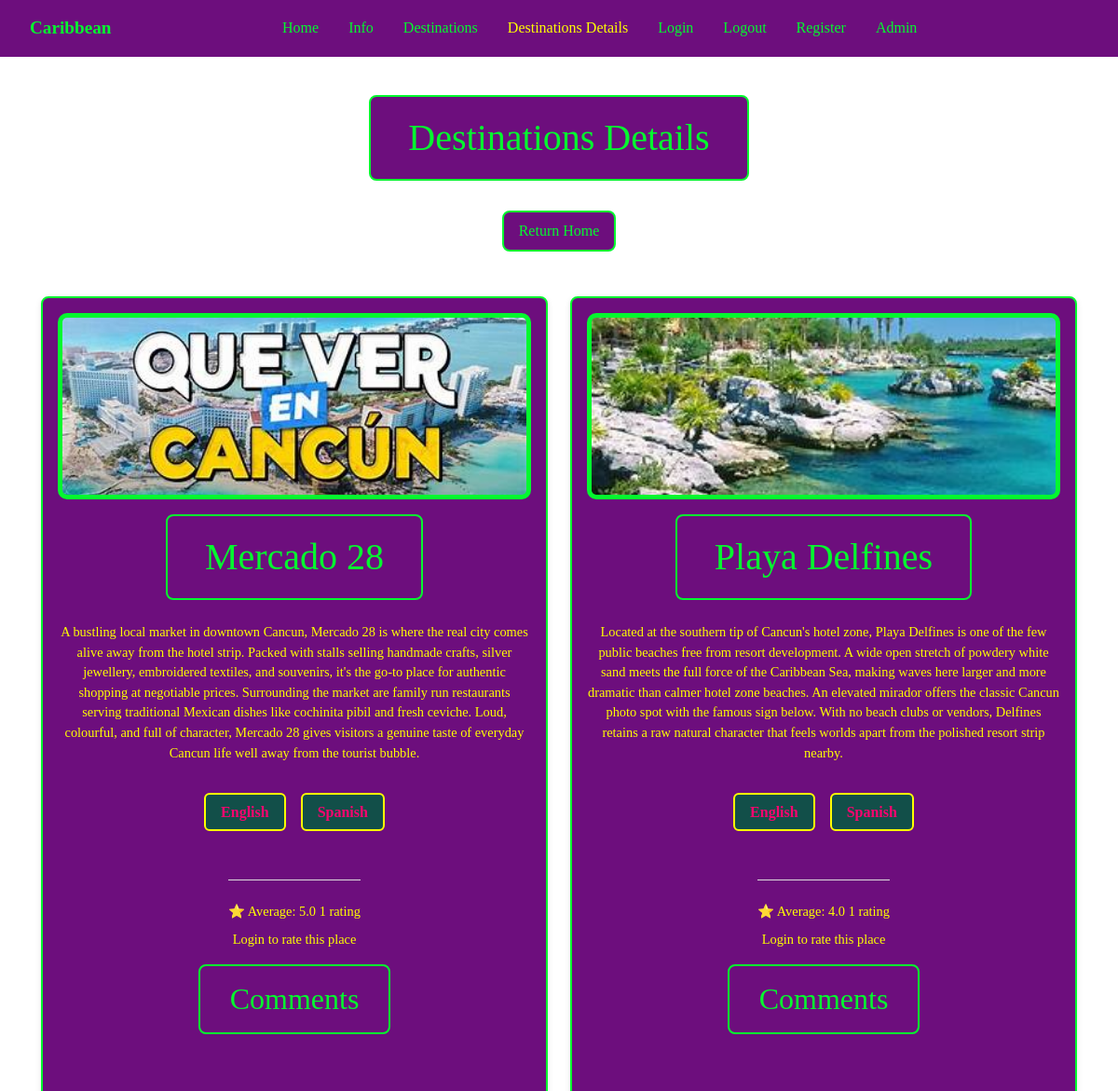
The app's page /destinations-details/2/ (upper part), older data.
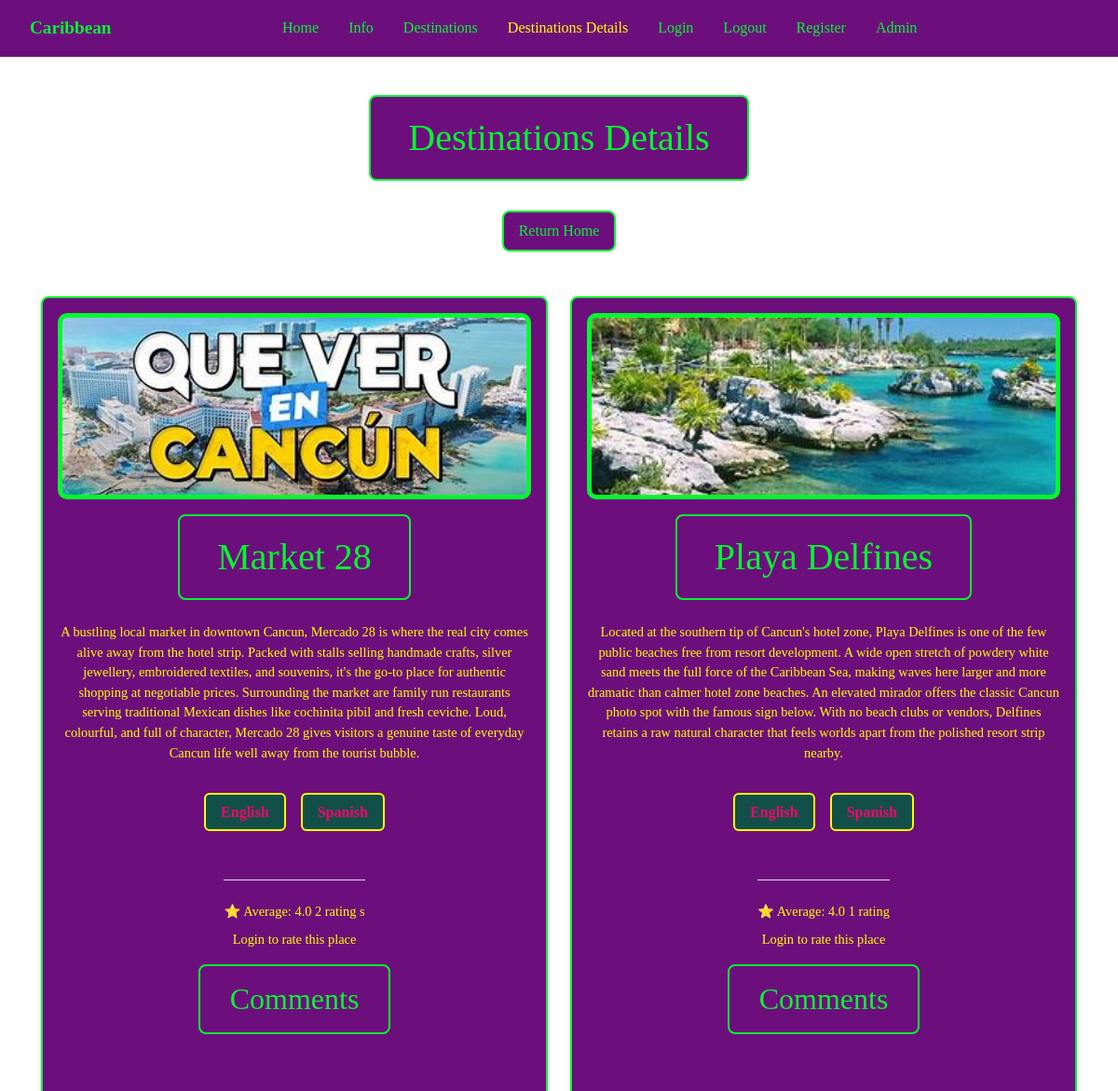
The same page, newer data.
### caribbean_tours/models.py (models this page shows, shortened)
class Places(models.Model):
    card = models.ForeignKey(CardText,
                             on_delete=models.CASCADE, null=True, blank=True)
    destinations = models.CharField(max_length=50)
    content = models.TextField()
    image_name = models.CharField(
        max_length=100,
        help_text="Enter file name (eg Cancun).",
        default="default.jpg",
        blank=True
    )
    class Meta:
        verbose_name = 'Place'
        verbose_name_plural = 'Places'

### caribbean_tours/views.py (the view, shortened to what this page needs)
def destinations_details(request, pk):
    card = get_object_or_404(CardText, id=pk)
    places = Places.objects.filter(card=card)
    language = get_language(request)
    place_translations = Translation.objects.filter(
        place__in=places,
        language=language
    )
    translations_by_place = {t.place_id: t for t in place_translations}
    form = CommentForm(request.POST or None)
    comments = Comment.objects.filter(places__card=card).order_by('created_at')
    ratings_by_place = {}
    for p in places:
        avg = p.ratings.aggregate(avg=Avg('rating'))['avg']
        count = p.ratings.count()
        user_rating = None
        if request.user.is_authenticated:
            user_rating = Rating.objects.filter(
                place=p, user=request.user
            ).first()
        ratings_by_place[p.id] = {
            'average_rating': avg,
            'rating_count': count,
            'user_rating': user_rating
        }
    return render(request,
                  'destinations-details.html',
                  {'active_tab': 'destinations_details',
                   'card': card,
                   'places': places,
                   'comments': comments,
                   'form': form,
                   'translations_by_place': translations_by_place,
                   'language': language,
                   'ratings_by_place': ratings_by_place})

### caribbean_tours/templatetags/custom_tags.py (called while the page is built)
@register.filter
def get_item(dictionary, key):
    return dictionary.get(key)

### caribbean_tours/views.py (called while the page is built)
def get_language(request):
    if 'lang' in request.GET:
        request.session['language'] = request.GET.get('lang')
    return request.session.get('language', 'en')

### caribbean_tours/templates/destinations-details.html (shortened to what this page needs)
{% extends 'base.html' %}
{% load static %}
{% load comment_tags %}
{% load custom_tags %}
{% block content %}
<h1 class="color">Destinations Details</h1>
<p>
    <a class="color-return" href="{% url 'index' %}">Return Home</a>
</p>
<div class="cards-container">
    {% for place in places %}
    <div class="card">
        {% with trans=translations_by_place|get_item:place.id ratings=ratings_by_place|get_item:place.id %}
        <img src="{% static 'images/' %}{{ place.image_name }}" alt="{{ place.destinations }}">
        <h1 class="color">{{ trans.destinations|default:place.destinations }}</h1>
        <p>{{ trans.content|default:place.content }}</p>
        <div class="lang-switch">
            <a href="{% url 'destinations-details' pk=card.pk %}?lang=en">English</a>
            <a href="{% url 'destinations-details' pk=card.pk %}?lang=es">Spanish</a>
        </div>
        <div class="rating-box">
            <p>
               ⭐ Average:
               {% if ratings.average_rating %}
                {{ ratings.average_rating|floatformat:1 }}
               {% else %}
                No ratings yet
               {% endif %}
               {% if ratings.rating_count %}
               {{ ratings.rating_count }} rating {{ratings.rating_count|pluralize }}
               {% endif %}
            </p>
            {% if user.is_authenticated %}
            <form method="POST" class="star-form" action="{% url 'rating' pk=place.id %}">
                {% csrf_token %}
                <div class="star-rating">
                    {% for star in "12345"|make_list %}
                    <button type="submit" name="rating" value="{{ star }}"
                        class="star-btn {% if ratings.user_rating and user_rating.rating == star|add:'0' %}selected{% endif %}"> ★
                    </button>
                    {% endfor %}
                </div>
                <small class="rating-msg">
                    {% if user_rating %}
                    Your rating: {{ user_rating.rating }}  ★ (click star to change)
                    {% else %}
                    Click star to rate card
                    {% endif %}
                </small>
            </form>
            {% else %}
            <p>Login to rate this place</p>
            {% endif %}
        </div>
        <h2 class="color">Comments</h2>
        {% endwith %}
    </div>
    {% endfor %}
</div>
{% endblock %}

### caribbean_tours/templates/base.html (shortened to what this page needs)
{% load static %}
<!doctype html>
<html lang="en">
<head>
    <link href="https://cdn.jsdelivr.net/npm/bootstrap@5.3.8/dist/css/bootstrap.min.css" rel="stylesheet"
 />
    <link rel="stylesheet" href="{% static 'CSS/caribbean.css' %}" />
</head>
<body>
    <nav class="navbar">
        <div class="logo">
            <a href="{% url 'index' %}">Caribbean</a>
        </div>
        <div class="nav-links" id="nav-links">
            <a href="{% url 'index' %}" class="{% if active_tab == 'index' %}active{% endif %}">Home</a>
            <a href="{% url 'info' %}" class="{% if active_tab == 'info' %}active{% endif %}">Info</a>
            <a href="{% url 'destinations' pk=2%}"
                class="{% if active_tab == 'destinations' %}active{% endif %}">Destinations</a>
            {% if active_tab == 'destinations_details' %}
            <span class="active">Destinations Details</span>
            {% endif %}
            <a href="{% url 'login' %}" class="{% if active_tab == 'login' %}active{% endif %}">Login</a>
            <a href="{% url 'logout' %}" class="{% if active_tab == 'logout' %}active{% endif %}">Logout</a>
            <a href="{% url 'register' %}" class="{% if active_tab == 'register' %}active{% endif %}">Register</a>
            <a href="{% url 'admin:index' %}">Admin</a>
        </div>
    </nav>
    <main>
        {% block content %}{% endblock %}
    </main>
</body>
</html>

### caribbean_tours/static/CSS/caribbean.css (style rules this page uses)
*, html, body { box-sizing: border-box; margin: 0; padding: 0; }
html, body { height: 100%; font-family: "Times New Roman", Times, serif; overflow-x: hidden; }
body { display: flex; flex-direction: column; min-height: 100vh; padding-top: 4.375rem; background: url('/static/images/Caribbean-background.png') center center / cover no-repeat fixed; animation: gentleBreeze 8s ease-in-out infinite; }
main { flex: 1; display: flex; flex-direction: column; align-items: center; justify-content: flex-start; text-align: center; padding: 2rem 1rem; gap: 2rem; }
.navbar { display: flex; align-items: center; justify-content: space-between; padding: 1rem 2rem; background-color: #6d0e7d; position: fixed; width: 100%; top: 0; left: 0; z-index: 1000; }
.logo a { display: flex; align-items: center; gap: 0.7rem; color: #04f82f; text-decoration: none; font-weight: bold; font-size: 1.2rem; }
.nav-links { display: flex; flex: 1; justify-content: center; gap: 2rem; list-style: none; }
.nav-links a, .nav-links span { color: #04f82f; text-decoration: none; transition: color 0.3s; }
.nav-links a:hover, nav a.active, .nav-links span.active { color: yellow; }
.color { color: #04f82f; text-align: center; margin: 0 auto; padding: 0.5em 1em; border: 2px solid #04f82f; border-radius: 8px; background: #6d0e7d; width: fit-content; max-width: calc(100% - 2rem); word-break: break-word; box-sizing: border-box; }
a.color-return { display: inline-block; text-align: center; margin: 0 auto; padding: 0.5em 1em; border: 2px solid #04f82f; border-radius: 8px; background: #6d0e7d; color: #04f82f; text-decoration: none; }
.cards-container, .grid-container { display: flex; flex-wrap: wrap; justify-content: center; gap: 1.5rem; width: 100%; max-width: 1200px; padding: 0 1rem; margin: 0 auto; }
.card, .grid { background-color: #6d0e7d; border: 2px solid #04f82f; border-radius: 8px; box-shadow: 0 2px 6px rgba(0,0,0,0.1); overflow: hidden; display: flex; flex-direction: column; justify-content: flex-start; align-items: center; text-align: center; transition: transform 0.3s, box-shadow 0.3s; min-height: 350px; padding: 1rem; gap: 1rem; cursor: pointer; flex: 0 1 calc(50% - 1.5rem); max-width: calc(50% - 1.5rem); }
.card img { width: 100%; height: 200px; object-fit: cover; border-radius: 10px; background-color: #04f82f; padding: 5px; }
.card p, .grid p { font-size: 0.9rem; margin: 0.5rem 0 0; flex-shrink: 0; color: yellow; }
.lang-switch { display: flex; justify-content: center; gap: 1rem; margin: 1rem auto; width: fit-content; }
.lang-switch a { padding: 0.4em 1em; background-color: #124f49; color: #f8046f; border: 2px solid yellow; border-radius: 6px; text-decoration: none; font-weight: bold; transition: background 0.2s, color 0.2s; }
.rating-box { margin-top: 20px; padding-top: 15px; border-top: 1px solid #ddd; }

Row changes from the older to the newer data that the page shows:
changed Places: destinations "Mercado 28" → "Market 28"; average_rating "5.0" → "4.0"; rating_count "1" → "2"
